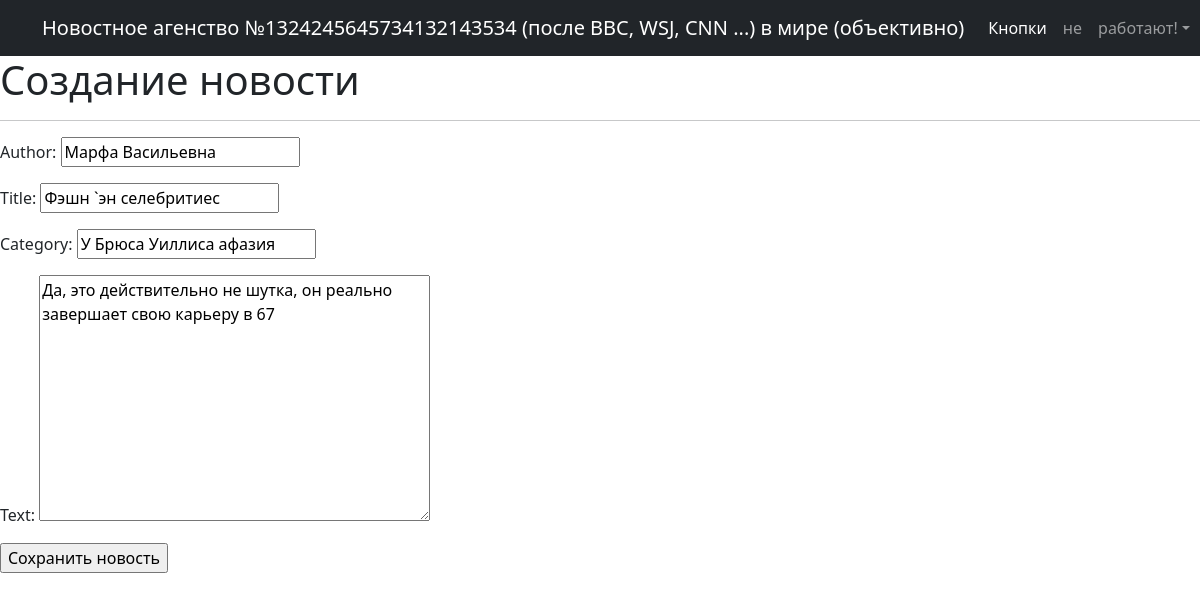
The page /news/2/update/ (signed in) on the database its author committed.
### table/models.py (models this page shows, shortened)
class Post(models.Model):
    author = models.CharField(max_length=32)
    title = models.CharField(max_length=32)
    category = models.CharField(max_length=32)
    text = models.TextField(default='Здесь ничего не написано')
    time = models.DateTimeField(auto_now_add=True)

### table/views.py (the view)
# urls.py: path('<int:pk>/update/', PostUpdate.as_view(), name='post_update'),
class PostUpdate(PermissionRequiredMixin, UpdateView):
    permission_required = ('table.change_product',)
    form_class = PostForm
    model = Post
    template_name = 'post_edit.html'

### table/forms.py (shortened to what this page needs)
class PostForm(forms.ModelForm):
   class Meta:
        model = Post
        fields = ['author', 'title', 'category', 'text']

### templates/post_edit.html (shortened to what this page needs)
{% extends 'flatpages/default.html' %}
{% block content %}
<h1>Создание новости</h1>
<hr>
<form action="" method="post">
    {{ form.as_p }}
    <input type="submit" value="Сохранить новость" />
</form>
{% endblock content %}

### rows shown on the page
Post: author "Марфа Васильевна", title "Фэшн `эн селебритиес", category "У Брюса Уиллиса афазия", text "Да, это действительно не шутка, он реально завершает свою карьеру в 67"
